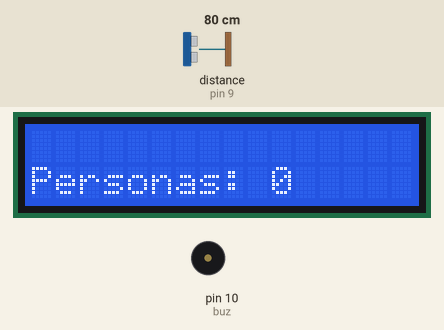
This sketch was run on a simulated Arduino Uno, built with avr-gcc and run on an emulated ATmega328P. Shown: 16×2 character LCD, buzzer (waves = sounding). Wiring (inferred from the names in the program): ultrasonic range finder: trigger pin 8; echo pin 9. Inputs (shaded band) come from the test bench; at power-on: distance to the obstacle (sensor on pin 9) 80 cm. The echo pulse lasts 58.3 µs per cm.

Above: at 1.2 s.
1.3 s: distance to the obstacle (sensor on pin 9) set to 12 cm
2.8 s: distance to the obstacle (sensor on pin 9) set to 9 cm
At 3.25 s:
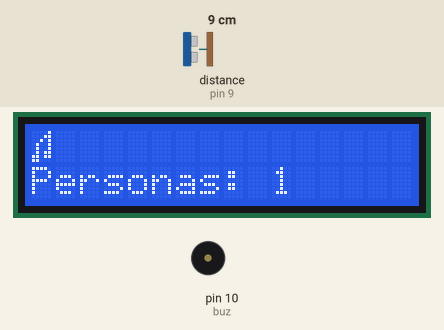
At 3.87 s:
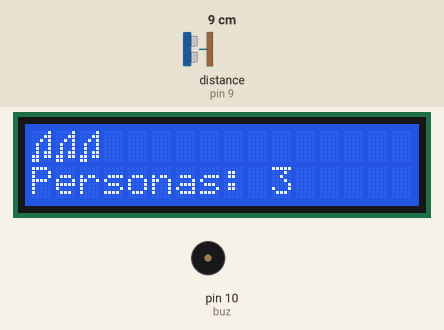
5.5 s: distance to the obstacle (sensor on pin 9) set to 5 cm
7.0 s: distance to the obstacle (sensor on pin 9) set to 9 cm
At 7.45 s:
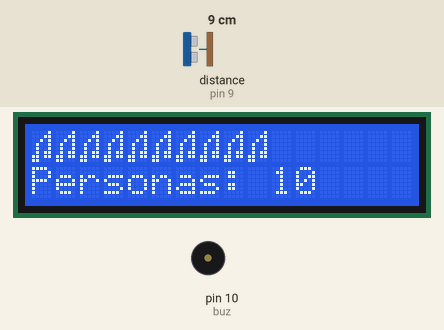
Timing chart, 0 to 10.7 s (numbered marks = the images above; inputs shaded):
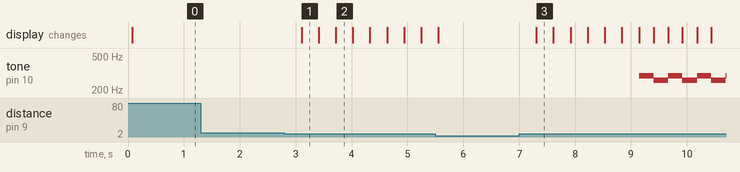

The sketch:

LCD_con_animacion_sin_I2C.ino
```cpp
/*
Fundacion Kinal
Centro Educativo Tecnico Laboral Kinal
Electronica
Grado: Quinto
Seccion: A
Curso: Taller de electronica digital y reparacion de computadoras 1
Nombre: Luis Andres Muñiz Godoy
Carne: 2019127
*/
#include <Wire.h>
#include <LiquidCrystal.h>

#define D4 2
#define D5 3
#define D6 4
#define D7 5
#define RS  6
#define E 7
#define trig 8
#define eco 9
#define buz 10


int c=261;
int d=294;
int sensor();
void secuencia();
int valDistancia;
int contador = 0;
LiquidCrystal LCD_muniz(RS, E, D4, D5, D6, D7);


byte dobcorchea[] = {    //caracter de doble corchea
  B00001,
  B00011,
  B00101,
  B01001,
  B01001,
  B01011,
  B11011,
  B11000
};

byte corchea[] = {
  B00100,
  B00110,
  B00101,
  B00100,
  B00100,
  B01100,
  B01100,
  B00000
};

byte persona_uno[] = {
B01110,
  B01110,
  B01110,
  B00100,
  B11111,
  B00100,
  B01010,
  B01010
};

byte persona_dos[] = {
  B01110,
  B01110,
  B01110,
  B10101,
  B01110,
  B00100,
  B01010,
  B10001
};

void setup() {
  pinMode(trig, OUTPUT);
  pinMode(buz, OUTPUT);
  pinMode(eco, INPUT);
  LCD_muniz.createChar(1,dobcorchea);
  LCD_muniz.createChar(2,corchea);
  LCD_muniz.createChar(3,persona_uno);
  LCD_muniz.createChar(4,persona_dos);
  LCD_muniz.begin(16,2);

}

void loop() {
  valDistancia = sensor();
  secuencia();
  sensor ();

}
void secuencia(){
  if(valDistancia > 5 && valDistancia < 10 && contador < 16){
    contador = contador + 1;
    delay(300);
  }
 switch (contador){
  case 0:
  LCD_muniz.setCursor(0,1);
  LCD_muniz.write("Personas: 0 ");
  break;

  case 1:
  LCD_muniz.setCursor(0,0);
  LCD_muniz.write(1);
  LCD_muniz.setCursor(0,1);
  LCD_muniz.write("Personas: 1 ");

  break;

  case 2:
    LCD_muniz.setCursor(1,0);
  LCD_muniz.write(1);
   LCD_muniz.setCursor(0,1);
  LCD_muniz.write("Personas: 2 ");

  break;

   case 3:
  LCD_muniz.setCursor(2,0);
  LCD_muniz.write(1);
  LCD_muniz.setCursor(0,1);
  LCD_muniz.write("Personas: 3 ");

  break;

   case 4:
  LCD_muniz.setCursor(3,0);
  LCD_muniz.write(1);
  LCD_muniz.setCursor(0,1);
  LCD_muniz.write("Personas: 4 ");

  break;

   case 5:
  LCD_muniz.setCursor(4,0);
  LCD_muniz.write(1);
  LCD_muniz.setCursor(0,1);
  LCD_muniz.write("Personas: 5 ");

  break;
   case 6:
LCD_muniz.setCursor(5,0);
  LCD_muniz.write(1);
 LCD_muniz.setCursor(0,1);
  LCD_muniz.write("Personas: 6 ");

  break;
   case 7:
LCD_muniz.setCursor(6,0);
  LCD_muniz.write(1);
 LCD_muniz.setCursor(0,1);
  LCD_muniz.write("Personas: 7 ");

  break;
   case 8:
LCD_muniz.setCursor(7,0);
  LCD_muniz.write(1);
 LCD_muniz.setCursor(0,1);
  LCD_muniz.write("Personas: 8 ");

    break;
   case 9:
LCD_muniz.setCursor(8,0);
  LCD_muniz.write(1);
   LCD_muniz.setCursor(0,1);
  LCD_muniz.write("Personas: 9 ");

  break;

   case 10:
LCD_muniz.setCursor(9,0);
  LCD_muniz.write(1);
   LCD_muniz.setCursor(0,1);
  LCD_muniz.write("Personas: 10 ");

  break;

   case 11:
  LCD_muniz.setCursor(10,0);
  LCD_muniz.write(1);
  LCD_muniz.setCursor(0,1);
  LCD_muniz.write("Personas: 11 ");

  break;

   case 12:
  LCD_muniz.setCursor(11,0);
  LCD_muniz.write(1);
  LCD_muniz.setCursor(0,1);
  LCD_muniz.write("Personas: 12 ");

  break;

   case 13:
  LCD_muniz.setCursor(12,0);
  LCD_muniz.write(1);
  LCD_muniz.setCursor(0,1);
  LCD_muniz.write("Personas: 13 ");

  break;

   case 14:
  LCD_muniz.setCursor(13,0);
  LCD_muniz.write(1);
  LCD_muniz.setCursor(0,1);
  LCD_muniz.write("Personas: 14 ");

  break;

   case 15:
  LCD_muniz.setCursor(14,0);
  LCD_muniz.write(1);
  LCD_muniz.setCursor(0,1);
  LCD_muniz.write("Personas: 15 ");

  break;

   case 16:
  LCD_muniz.clear();
  LCD_muniz.setCursor(0,1);
  LCD_muniz.write("Personas: 16 ");
  LCD_muniz.setCursor(14,1);
  LCD_muniz.write(3);
  LCD_muniz.setCursor(0,0);
  LCD_muniz.write(2);
  LCD_muniz.write(2);
  LCD_muniz.write(2);
  LCD_muniz.write(2);
  LCD_muniz.write(2);
  LCD_muniz.write(2);
  LCD_muniz.write(2);
  LCD_muniz.write(2);
  LCD_muniz.write(2);
  LCD_muniz.write(2);
  LCD_muniz.write(2);
  LCD_muniz.write(2);
  LCD_muniz.write(2);
  LCD_muniz.write(2);
  LCD_muniz.write(2);
  LCD_muniz.write(2);
  tone(buz, d,500);
  delay(250);
  LCD_muniz.clear();
  LCD_muniz.setCursor(0,1);
  LCD_muniz.write("Personas: 16 ");
  LCD_muniz.setCursor(14,1);
  LCD_muniz.write(4);
  LCD_muniz.setCursor(0,0);
  LCD_muniz.write(1);
  LCD_muniz.write(1);
  LCD_muniz.write(1);
  LCD_muniz.write(1);
  LCD_muniz.write(1);
  LCD_muniz.write(1);
  LCD_muniz.write(1);
  LCD_muniz.write(1);
  LCD_muniz.write(1);
  LCD_muniz.write(1);
  LCD_muniz.write(1);
  LCD_muniz.write(1);
  LCD_muniz.write(1);
  LCD_muniz.write(1);
  LCD_muniz.write(1);
  LCD_muniz.write(1);
    tone(buz, c,500);
  delay(250);
  break;
  }
}
int sensor (){
  int tiempo;
  digitalWrite(trig, HIGH);
  delay(1);
  digitalWrite(trig, LOW);
  tiempo = pulseIn(eco, HIGH);
  int distancia;
  distancia = tiempo / 58.2;
  return distancia;
  }
```

Measured:
- the behaviour switches between 11 and 10 cm on distance to the obstacle (sensor on pin 9) (found by bisection; images 0 and 1)
- after the input at 1.3 s, every drawn part: stays the same
- after the input at 2.8 s, the display: changes after 0.31 s (image 1)
- after the input at 7.0 s, tone on pin 10 (buz): alternates 294 Hz for 0.26 s and 261 Hz for 0.26 s, starting after 2.1 s; the display: changes after 0.31 s (image 3)
